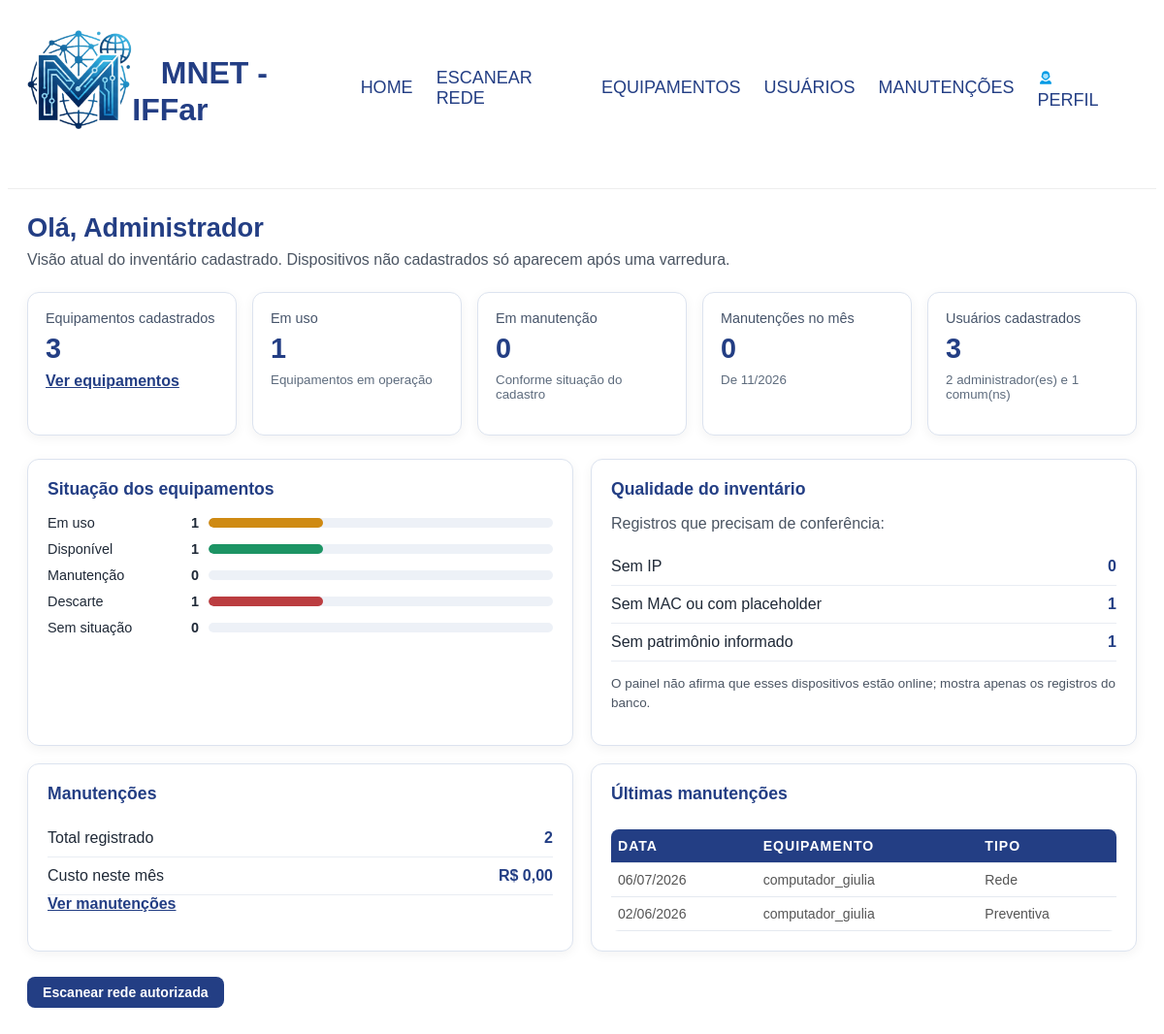
Page /admin/admin.php (signed in) on the committed database.
### tables this page shows
CREATE TABLE IF NOT EXISTS `usuario` (
  `email` varchar(1000) DEFAULT NULL,
  `senha` varchar(255) DEFAULT NULL,
  `nome` varchar(1000) DEFAULT NULL,
  `id` int NOT NULL AUTO_INCREMENT,
  `cpf` varchar(14) DEFAULT NULL,
  `data_registro` timestamp NULL DEFAULT CURRENT_TIMESTAMP,
  `cargo` char(1) DEFAULT NULL,
  PRIMARY KEY (`id`)
);

CREATE TABLE IF NOT EXISTS `manutencao` (
  `id` int NOT NULL AUTO_INCREMENT,
  `id_equipamento` int DEFAULT NULL,
  `id_usuario` int DEFAULT NULL,
  `tipo_manutencao` enum('Preventiva','Software','Hardware','Rede') DEFAULT NULL,
  `custo` int DEFAULT NULL,
  `descricao` longtext,
  `data_registro` timestamp NULL DEFAULT CURRENT_TIMESTAMP,
  PRIMARY KEY (`id`),
  KEY `id_equipamento` (`id_equipamento`),
  KEY `id_usuario` (`id_usuario`)
);

CREATE TABLE IF NOT EXISTS `equipamento` (
  `id` int NOT NULL AUTO_INCREMENT,
  `hostname` varchar(100) DEFAULT NULL,
  `ipv4` varchar(15) DEFAULT NULL,
  `mac` varchar(17) DEFAULT NULL,
  `patrimonio` varchar(100) DEFAULT NULL,
  `local` varchar(100) DEFAULT NULL,
  `atividade` enum('Em uso','Disponível','Descarte','Manutenção') DEFAULT NULL,
  `marca` varchar(100) DEFAULT NULL,
  `tipo_equipamento` enum('Computador','Notebook','Celular','Impressora','Câmera','Gateway','Servidor','SmartWatch','Tablet') DEFAULT NULL,
  `data_registro` timestamp NULL DEFAULT CURRENT_TIMESTAMP,
  `sistema_operacional` varchar(100) DEFAULT NULL,
  PRIMARY KEY (`id`)
);

### admin/admin.php (called while the page is built, shortened)
<?php
require __DIR__ . '/../includes/connect.php';
require __DIR__ . '/../includes/security.php';
$usuarioAtual = require_admin($conexao);
$dashboardAdmin = true;
require __DIR__ . '/../includes/dashboard_data.php';
$dashboard = load_dashboard_data($conexao, $dashboardAdmin);
require __DIR__ . '/../includes/dashboard_view.php';

### includes/security.php (called while the page is built, shortened)
<?php
function e(mixed $value): string
{
    return htmlspecialchars((string) ($value ?? ''), ENT_QUOTES | ENT_SUBSTITUTE, 'UTF-8');
}
function current_user(mysqli $conexao): ?array
{
    $email = $_SESSION['email'] ?? null;
    $stmt = mysqli_prepare($conexao, 'SELECT id, email, nome, cargo FROM usuario WHERE email = ? LIMIT 1');
    mysqli_stmt_bind_param($stmt, 's', $email);
    mysqli_stmt_execute($stmt);
    $result = mysqli_stmt_get_result($stmt);
    $user = mysqli_fetch_assoc($result) ?: null;
    return $user;
}
function require_login(mysqli $conexao): array
{
    $user = current_user($conexao);
    return $user;
}
function require_admin(mysqli $conexao): array
{
    $user = require_login($conexao);
    return $user;
}

### includes/dashboard_data.php (called while the page is built, shortened)
<?php
function dashboard_row(mysqli $conexao, string $sql): array
{
    $result = mysqli_query($conexao, $sql);
    return mysqli_fetch_assoc($result) ?: [];
}
function load_dashboard_data(mysqli $conexao, bool $includeUsers): array
{
    $equipment = dashboard_row($conexao, "SELECT COUNT(*) AS total,
        SUM(CASE WHEN atividade = 'Em uso' THEN 1 ELSE 0 END) AS em_uso,
        SUM(CASE WHEN atividade = 'Disponível' THEN 1 ELSE 0 END) AS disponivel,
        SUM(CASE WHEN atividade = 'Manutenção' THEN 1 ELSE 0 END) AS manutencao,
        SUM(CASE WHEN atividade = 'Descarte' THEN 1 ELSE 0 END) AS descarte,
        SUM(CASE WHEN atividade IS NULL OR atividade = '' THEN 1 ELSE 0 END) AS sem_status,
        SUM(CASE WHEN ipv4 IS NULL OR TRIM(ipv4) = '' THEN 1 ELSE 0 END) AS sem_ip,
        SUM(CASE WHEN mac IS NULL OR TRIM(mac) = '' OR mac = 'xxxxx' THEN 1 ELSE 0 END) AS sem_mac,
        SUM(CASE WHEN patrimonio IS NULL OR TRIM(patrimonio) = '' OR patrimonio = '---' THEN 1 ELSE 0 END) AS sem_patrimonio
        FROM equipamento");
    $maintenance = dashboard_row($conexao, "SELECT COUNT(*) AS total,
        DATE_FORMAT(CURDATE(), '%m/%Y') AS referencia_mes,
        SUM(CASE WHEN data_registro >= DATE_FORMAT(CURDATE(), '%Y-%m-01')
            AND data_registro < DATE_FORMAT(CURDATE() + INTERVAL 1 MONTH, '%Y-%m-01')
            THEN 1 ELSE 0 END) AS mes,
        SUM(CASE WHEN data_registro >= DATE_FORMAT(CURDATE(), '%Y-%m-01')
            AND data_registro < DATE_FORMAT(CURDATE() + INTERVAL 1 MONTH, '%Y-%m-01')
            THEN COALESCE(custo, 0) ELSE 0 END) AS custo_mes
        FROM manutencao");
    $recent = [];
    $result = mysqli_query($conexao, "SELECT m.data_registro, m.tipo_manutencao,
        e.hostname, e.ipv4
        FROM manutencao m LEFT JOIN equipamento e ON e.id = m.id_equipamento
        ORDER BY m.data_registro DESC, m.id DESC LIMIT 5");
    while ($row = mysqli_fetch_assoc($result)) {
        $recent[] = $row;
    }
    $users = null;
    if ($includeUsers) {
        $users = dashboard_row($conexao, "SELECT COUNT(*) AS total,
            SUM(CASE WHEN cargo = 'A' THEN 1 ELSE 0 END) AS administradores,
            SUM(CASE WHEN cargo = 'U' THEN 1 ELSE 0 END) AS comuns FROM usuario");
    }
    return ['equipment' => $equipment, 'maintenance' => $maintenance,
        'recent' => $recent, 'users' => $users];
}

### includes/dashboard_view.php (the view, shortened to what this page needs)
<?php
$equipment = $dashboard['equipment'];
$maintenance = $dashboard['maintenance'];
$totalEquipment = (int) ($equipment['total'] ?? 0);
$statuses = [
    ['Em uso', (int) ($equipment['em_uso'] ?? 0), 'uso'],
    ['Disponível', (int) ($equipment['disponivel'] ?? 0), 'disponivel'],
    ['Manutenção', (int) ($equipment['manutencao'] ?? 0), 'manutencao'],
    ['Descarte', (int) ($equipment['descarte'] ?? 0), 'descarte'],
    ['Sem situação', (int) ($equipment['sem_status'] ?? 0), 'sem-status'],
];
if ($dashboardAdmin) {
    $linkEquipamentos = BASE_URL . '/admin/listar_maquinas.php';
    $linkManutencoes = BASE_URL . '/admin/listar_manutencao.php';
} else {
    $arquivoMenu = 'menu_usuario.php';
    $linkEquipamentos = BASE_URL . '/usuario/usuario_listar_maquinas.php';
    $linkManutencoes = BASE_URL . '/usuario/usuario_listar_manutencao.php';
}
?>
<!DOCTYPE html>
<html lang="pt-br">
<head><?php include __DIR__ . '/head.php'; ?></head>
<body>
<main class="dashboard">
    <header class="dashboard-header">
        <h1>Olá, <?= e($usuarioAtual['nome']) ?></h1>
        <p>Visão atual do inventário cadastrado. Dispositivos não cadastrados só aparecem após uma varredura.</p>
    </header>
    <div class="dashboard-kpis">
        <article class="dashboard-kpi"><span>Equipamentos cadastrados</span><strong><?= $totalEquipment ?></strong><a href="<?= $linkEquipamentos ?>">Ver equipamentos</a></article>
        <article class="dashboard-kpi"><span>Em uso</span><strong><?= (int) ($equipment['em_uso'] ?? 0) ?></strong><small>Equipamentos em operação</small></article>
        <article class="dashboard-kpi"><span>Em manutenção</span><strong><?= (int) ($equipment['manutencao'] ?? 0) ?></strong><small>Conforme situação do cadastro</small></article>
        <article class="dashboard-kpi"><span>Manutenções no mês</span><strong><?= (int) ($maintenance['mes'] ?? 0) ?></strong><small>De <?= e($maintenance['referencia_mes'] ?? '') ?></small></article>
        <?php if ($dashboardAdmin) { ?>
        <article class="dashboard-kpi"><span>Usuários cadastrados</span><strong><?= (int) ($dashboard['users']['total'] ?? 0) ?></strong><small><?= (int) ($dashboard['users']['administradores'] ?? 0) ?> administrador(es) e <?= (int) ($dashboard['users']['comuns'] ?? 0) ?> comum(ns)</small></article>
        <?php } ?>
    </div>
    <div class="dashboard-sections">
        <section class="dashboard-panel">
            <h2>Situação dos equipamentos</h2>
            <?php foreach ($statuses as [$label, $count, $class]) { ?>
                <div class="dashboard-status-row">
                    <span><?= e($label) ?></span><strong><?= $count ?></strong>
                    <div class="dashboard-track" role="img" aria-label="<?= e($label . ': ' . $count . ' de ' . $totalEquipment) ?>">
                        <div class="dashboard-bar status-<?= e($class) ?>" style="width: <?= $totalEquipment > 0 ? round(100 * $count / $totalEquipment, 1) : 0 ?>%"></div>
                    </div>
                </div>
            <?php } ?>
        </section>
        <section class="dashboard-panel">
            <h2>Qualidade do inventário</h2>
            <p>Registros que precisam de conferência:</p>
            <dl class="dashboard-quality">
                <div><dt>Sem IP</dt><dd><?= (int) ($equipment['sem_ip'] ?? 0) ?></dd></div>
                <div><dt>Sem MAC ou com placeholder</dt><dd><?= (int) ($equipment['sem_mac'] ?? 0) ?></dd></div>
                <div><dt>Sem patrimônio informado</dt><dd><?= (int) ($equipment['sem_patrimonio'] ?? 0) ?></dd></div>
            </dl>
            <p class="dashboard-note">O painel não afirma que esses dispositivos estão online; mostra apenas os registros do banco.</p>
        </section>
        <section class="dashboard-panel">
            <h2>Manutenções</h2>
            <dl class="dashboard-quality">
                <div><dt>Total registrado</dt><dd><?= (int) ($maintenance['total'] ?? 0) ?></dd></div>
                <div><dt>Custo neste mês</dt><dd>R$ <?= e(number_format((float) ($maintenance['custo_mes'] ?? 0), 2, ',', '.')) ?></dd></div>
            </dl>
            <a href="<?= $linkManutencoes ?>">Ver manutenções</a>
        </section>
        <section class="dashboard-panel">
            <h2>Últimas manutenções</h2>
            <?php if ($dashboard['recent'] === []) { ?>
                <p>Nenhuma manutenção registrada.</p>
            <?php } else { ?>
                <div class="tabela-responsiva"><table class="dashboard-table">
                    <thead><tr><th>Data</th><th>Equipamento</th><th>Tipo</th></tr></thead>
                    <tbody><?php foreach ($dashboard['recent'] as $item) { ?>
                        <tr><td><?= e($item['data_registro'] ? date('d/m/Y', strtotime($item['data_registro'])) : 'N/D') ?></td>
                        <td><?= e($item['hostname'] ?: ($item['ipv4'] ?: 'Equipamento removido')) ?></td>
                        <td><?= e($item['tipo_manutencao'] ?: 'N/D') ?></td></tr>
                    <?php } ?></tbody>
                </table></div>
            <?php } ?>
        </section>
    </div>
    <?php if ($dashboardAdmin) { ?><p class="dashboard-action"><a class="btn-filtrar" href="<?= BASE_URL ?>/admin/escanear_nmap.php">Escanear rede autorizada</a></p><?php } ?>
</main>
</body>
</html>

### assets/css/style.css (style rules this page uses)
:root { --primary-color: #233e84; --primary-hover: rgb(39, 60, 114); --danger-color: #c21b1b; --danger-hover: #741919; --text-dark: #555; --text-muted: #777; --border-color: #ddd; --bg-light: #f8f9fc; --font-main: 'Poppins', sans-serif; --font-nav: 'Gill Sans', 'Gill Sans MT', Calibri, 'Trebuchet MS', sans-serif; }
table { width: 100%; border-collapse: collapse; margin-top: 10px; background-color: #ffffff; border-radius: 8px; overflow: hidden; }
th { background-color: var(--primary-color); color: #ffffff; text-align: left; padding: 15px; font-size: 0.85rem; text-transform: uppercase; letter-spacing: 1px; }
td { padding: 12px 15px; border-bottom: 1px solid #eee; font-size: 0.95rem; color: var(--text-dark); vertical-align: middle; }
.btn-filtrar { background-color: var(--primary-color); color: #fff; border: none; padding: 8px 16px; border-radius: 8px; cursor: pointer; font-size: 0.88rem; font-weight: 600; white-space: nowrap; transition: background-color 0.2s; }
.tabela-responsiva { width: 100%; overflow-x: auto; }
.dashboard { max-width: 1200px; margin: 24px auto 48px; padding: 0 20px; font-family: var(--font-main); color: #1f2937; }
.dashboard-header h1 { color: var(--primary-color); margin: 0 0 8px; font-size: 1.7rem; }
.dashboard-header p { color: #4b5563; margin: 0 0 24px; }
.dashboard-kpis { display: grid; grid-template-columns: repeat(auto-fit, minmax(190px, 1fr)); gap: 16px; margin-bottom: 24px; }
.dashboard-kpi, .dashboard-panel { background: #fff; border: 1px solid #dce3ef; border-radius: 12px; box-shadow: 0 3px 12px rgba(0, 0, 0, .05); }
.dashboard-kpi { padding: 18px; min-height: 110px; display: flex; flex-direction: column; gap: 8px; }
.dashboard-kpi span { color: #46546a; font-size: .9rem; }
.dashboard-kpi strong { color: var(--primary-color); font-size: 1.8rem; line-height: 1.1; }
.dashboard-kpi small { color: #5d6b7d; }
.dashboard-kpi a, .dashboard-panel a { color: var(--primary-color); font-weight: 600; }
.dashboard-sections { display: grid; grid-template-columns: repeat(2, minmax(0, 1fr)); gap: 18px; }
.dashboard-panel { padding: 20px; }
.dashboard-panel h2 { font-size: 1.1rem; color: var(--primary-color); margin: 0 0 16px; }
.dashboard-panel p { color: #4b5563; }
.dashboard-status-row { display: grid; grid-template-columns: 110px 36px 1fr; align-items: center; gap: 10px; margin: 11px 0; font-size: .9rem; }
.dashboard-status-row strong { text-align: right; }
.dashboard-track { height: 10px; border-radius: 8px; background: #edf1f7; overflow: hidden; }
.dashboard-bar { height: 100%; border-radius: 8px; }
.status-uso { background: #cf8a12; }
.status-disponivel { background: #1c9464; }
.status-descarte { background: #bb3d40; }
.dashboard-quality { margin: 0; }
.dashboard-quality div { display: flex; justify-content: space-between; gap: 20px; padding: 10px 0; border-bottom: 1px solid #e9edf3; }
.dashboard-quality dt, .dashboard-quality dd { margin: 0; }
.dashboard-quality dd { font-weight: 700; color: var(--primary-color); text-align: right; }
.dashboard-note { font-size: .84rem; line-height: 1.45; }
.dashboard-table { width: 100%; border-collapse: collapse; }
.dashboard-table th, .dashboard-table td { text-align: left; padding: 9px 7px; border-bottom: 1px solid #e5e9f0; font-size: .88rem; }
.dashboard-action { margin-top: 26px; }
.dashboard-action .btn-filtrar { display: inline-block; width: auto; text-decoration: none; }

### rows in the picture
usuario: nome "Administrador"
manutencao: data_registro "06/07/2026", id_equipamento.hostname "computador_giulia", tipo_manutencao "Rede"
manutencao: data_registro "02/06/2026", id_equipamento.hostname "computador_giulia", tipo_manutencao "Preventiva"

### other values in the picture
$totalEquipment "3"
$equipment['em_uso'] "1"
$equipment['manutencao'] "0"
$maintenance['mes'] "0"
$maintenance['referencia_mes'] "11/2026"
$dashboard['users']['total'] "3"
$dashboard['users']['administradores'] "2"
$dashboard['users']['comuns'] "1"
$label "Em uso"
$count "1"
$label "Disponível"
$label "Manutenção"
$count "0"
$label "Descarte"
$label "Sem situação"
